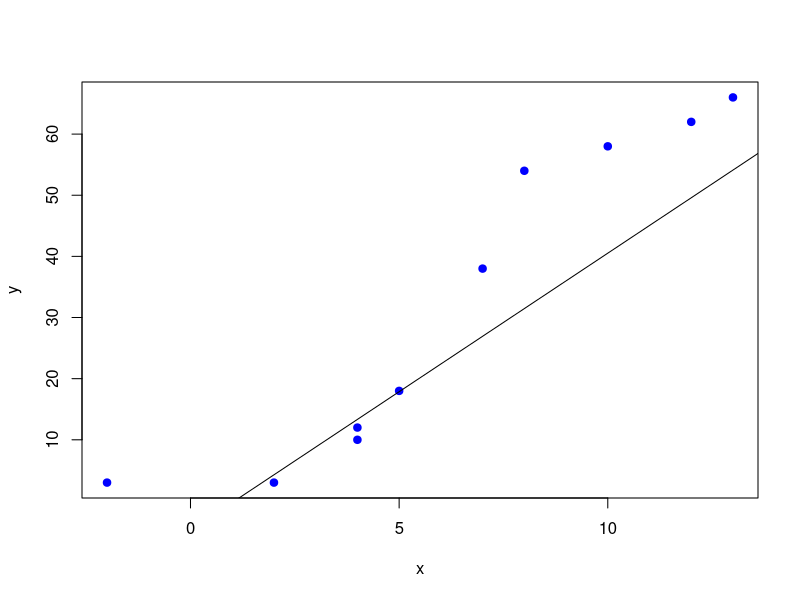

Write the R code that produced this figure.
x = c(-2,2,4,4,5,7,8,10,12,13)
y = c(3,3,10,12,18,38,54,58,62,66)

nlsfit = nls(y ~ d/(x+c), start=list(c=1,d=1))
summary(nlsfit)

plot(x,y,pch = 19, col="blue")
abline(nlsfit)